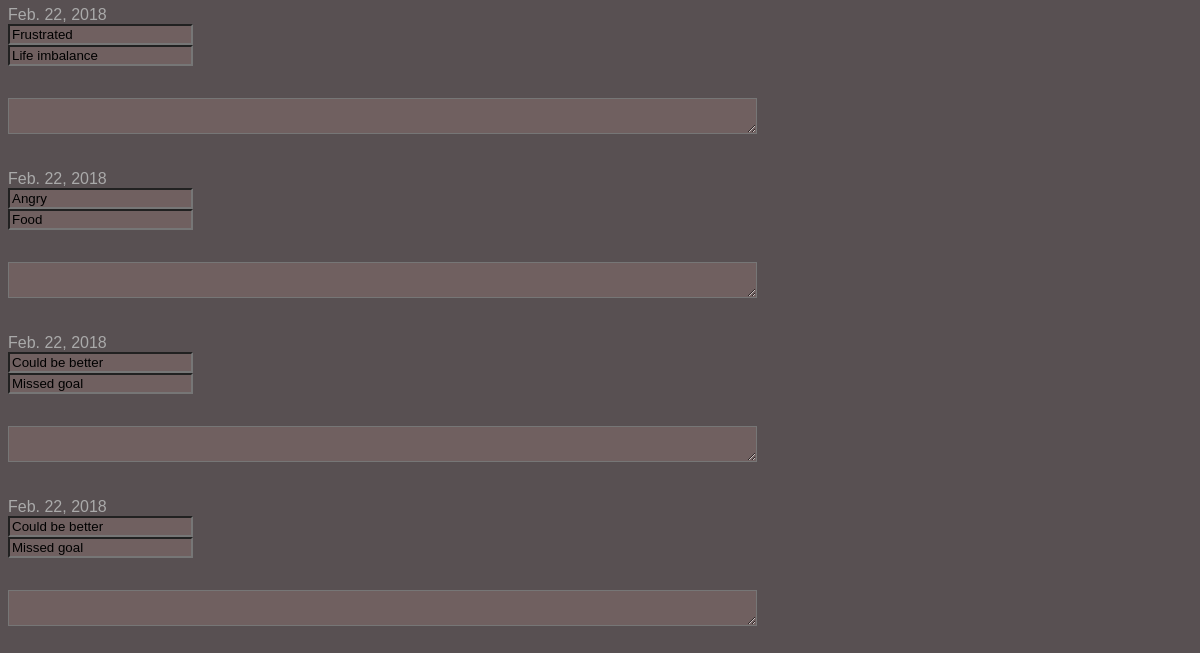
The app's page /edit (signed in, lower part), older data.
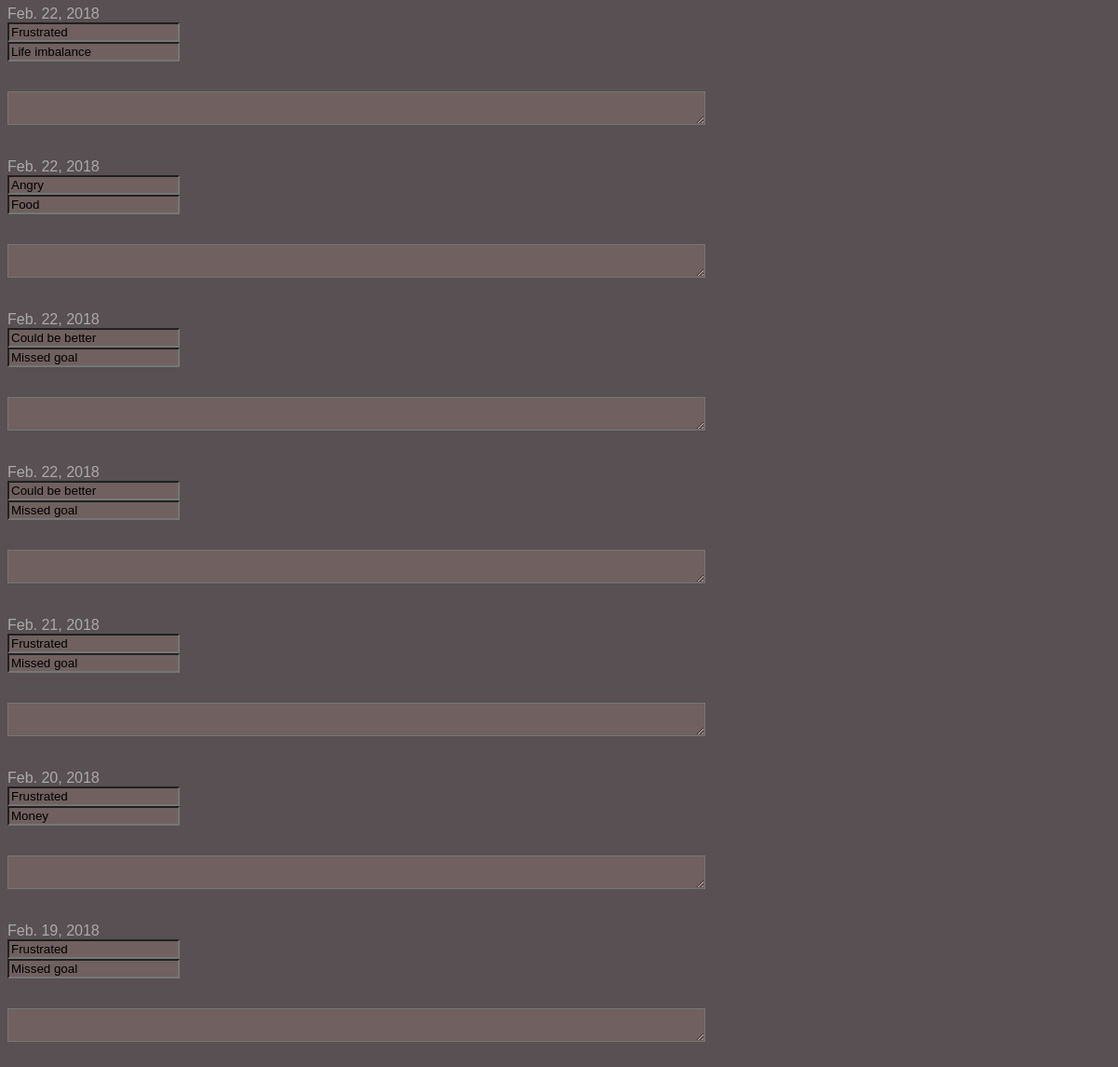
The same page, newer data.
### mood/models.py (models this page shows, shortened)
class Feeling(models.Model):
    feeling = models.CharField(max_length=200)
    trigger = models.CharField(max_length=100, default="")
    trigger2 = models.CharField(max_length=100, default="")
    trigger3 = models.CharField(max_length=100, default="")
    journal = models.TextField()
    date = models.BigIntegerField(default=0)
    user = models.ForeignKey(User, on_delete=models.CASCADE, blank=False, null=False)

### mood/views.py (the view)
# urls.py: path('edit', views.edit_all, name="edit"),
def edit_all(request):
    if not request.user or not request.user.is_authenticated:
        print("not auth")
        return redirect("login.html")
    feeling_set = Feeling.objects.filter(user_id=request.user.id)
    feeling_arr = []
    feeling_set = sorted(feeling_set, key=lambda feel: feel.date, reverse=True)
    for f in feeling_set:
        f.date = datetime.date.fromtimestamp(f.date/1000.0)
        feeling_arr.append(f)
    return render(request, "edit_all.html", { "feeling_data": feeling_arr, "questions": questions, "triggers" : triggers, } )

### mood/templates/edit_all.html (shortened to what this page needs)
{% extends 'base.html' %}
{%block content%}
<div class="pure-g">
   <div class="pure-u-4-5">
      <form>
         {% for i in feeling_data %}
         <div class="clickset spacer-bottom" id="{{i.id}}">
            <div class="pure-g">
               <div class="pure-u-1-3">
                  {{i.date}}
               </div>
               <div class="pure-u-1-3">
                  <input type="text" value="{{i.feeling}}">
               </div>
               <div class="pure-u-1-3">
                  <input type="text" value="{{i.trigger}}">
               </div>
            </div>
            <div class="pure-g spacer-bottom spacer-top">
               <div class="pure-u-2-3 ">
                  <textarea type="text" cols="91">{{i.journal}}</textarea>
               </div>
            </div>
         </div>
         {%endfor%}
      </form>
   </div>
</div>
{%endblock%}

Row changes from the older to the newer data that the page shows:
added Feeling: date "Feb. 21, 2018", feeling "Frustrated", trigger "Missed goal"
added Feeling: date "Feb. 20, 2018", feeling "Frustrated", trigger "Money"
added Feeling: date "Feb. 19, 2018", feeling "Frustrated", trigger "Missed goal"
